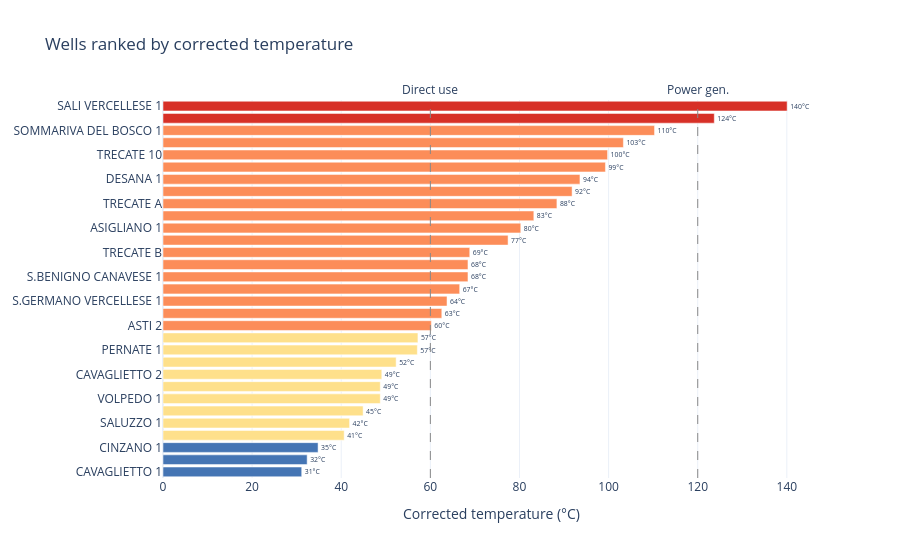

The notebook cell saved with this chart:
### Markdown cell above
## 2. Wells ranked by corrected temperature

### Code cell
suitability_ranking(out.results)

### Figure 1 — Plotly figure (JSON) as saved in the notebook; plotly's stock layout.template omitted (floating-point values rounded to 4 significant figures)
{"data": [{"hovertemplate": "%{y}: %{x:.1f}°C<extra></extra>", "marker": {"color": ["#4575b4", "#4575b4", "#4575b4", "#fee08b", "#fee08b", "#fee08b", "#fee08b", "#fee08b", "#fee08b", "#fee08b", "#fee08b", "#fee08b", "#fc8d59", "#fc8d59", "#fc8d59", "#fc8d59", "#fc8d59", "#fc8d59", "#fc8d59", "#fc8d59", "#fc8d59", "#fc8d59", "#fc8d59", "#fc8d59", "#fc8d59", "#fc8d59", "#fc8d59", "#fc8d59", "#fc8d59", "#d73027", "#d73027"]}, "orientation": "h", "text": ["31°C", "32°C", "35°C", "41°C", "42°C", "45°C", "49°C", "49°C", "49°C", "52°C", "57°C", "57°C", "60°C", "63°C", "64°C", "67°C", "68°C", "68°C", "69°C", "77°C", "80°C", "83°C", "88°C", "92°C", "94°C", "99°C", "100°C", "103°C", "110°C", "124°C", "140°C"], "textposition": "outside", "type": "bar", "x": [31.13, 32.35, 34.8, 40.66, 41.87, 44.91, 48.76, 48.76, 49.1, 52.32, 57.08, 57.21, 60.22, 62.57, 63.74, 66.58, 68.44, 68.44, 68.84, 77.44, 80.29, 83.22, 88.4, 91.81, 93.57, 99.29, 99.77, 103.3, 110.3, 123.7, 140.1], "y": ["CAVAGLIETTO 1", "BALZOLA 1", "CINZANO 1", "ASTI 1", "SALUZZO 1", "NOVI LIGURE 2", "VOLPEDO 1", "VOLPEDO 2", "CAVAGLIETTO 2", "VOLPEDO 3", "PERNATE 1", "MORETTA 1", "ASTI 2", "BALZOLA 2", "S.GERMANO VERCELLESE 1", "SALUSSOLA 1", "S.BENIGNO CANAVESE 1", "SALUZZO 2", "TRECATE B", "VILLA FORTUNA 1", "ASIGLIANO 1", "S.SEBASTIANO 1", "TRECATE A", "ROMENTINO 1", "DESANA 1", "GALLIATE 1", "TRECATE 10", "TRECATE 9ST", "SOMMARIVA DEL BOSCO 1", "VOLPEDO 4", "SALI VERCELLESE 1"]}], "layout": {"annotations": [{"showarrow": false, "text": "Direct use", "x": 60, "xanchor": "center", "xref": "x", "y": 1, "yanchor": "bottom", "yref": "y domain"}, {"showarrow": false, "text": "Power gen.", "x": 120, "xanchor": "center", "xref": "x", "y": 1, "yanchor": "bottom", "yref": "y domain"}], "height": 558, "margin": {"l": 160}, "shapes": [{"line": {"color": "#888", "dash": "dash", "width": 1}, "type": "line", "x0": 60, "x1": 60, "xref": "x", "y0": 0, "y1": 1, "yref": "y domain"}, {"line": {"color": "#888", "dash": "dash", "width": 1}, "type": "line", "x0": 120, "x1": 120, "xref": "x", "y0": 0, "y1": 1, "yref": "y domain"}], "showlegend": false, "title": {"text": "Wells ranked by corrected temperature"}, "xaxis": {"title": {"text": "Corrected temperature (°C)"}}}}
